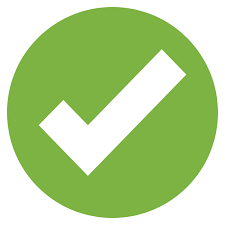
#> input picture resources/check.png, 225 x 225 px; its folder holds 6 pictures in this run
$ python -i gyro.py   (imports and definitions only)
#> lines starting #> are read from the running program, lines starting #| are printed output that depends on the picture
#> (the call stopped at in init_osc, `osc_client = udp_client.SimpleUDPClient(ip_address, int(port))`: pythonosc is not available in this run)
"""
Title:      Project Gyro
Desc:       An OSC lighting controller for Chamsys MagicQ Lighting Consoles
Author:     Kalos Robinson-Frani
Email:      st20218@howick.school.nz
Date:       22/08/24

Version 7.1:
Formatting

Required Dependencies:
python-osc
pillow
numpy
"""

# Import Required Dependencies
from tkinter import *
from PIL import Image, ImageTk
from tkinter import filedialog

from pythonosc import udp_client
import datetime

import numpy as np
import ctypes

import json

# Default GUI Padding
default_padding = 10

# Program Title
PROGRAM_TITLE = "PROJ GYRO\nV7.1"

# Connection Details
ip_address = "localhost" # Localhost by default because the osc module gets angry when a destination is invalid
port = "0000"

# List that holds all the fixture objects
fixtures = []

# Light fixture class system
class LightFixture:
    # [37 lines left out: function __init__, not called in this run]


# Initiates / Reinitiates the OSC Object
def init_osc():
    global osc_client, ip_address, port

    try:
        osc_client = udp_client.SimpleUDPClient(ip_address, int(port))
    except:
        console_log("WARNING SOCKET ERROR") # Triggers when destination is invalid, defaults back to localhost
        ip_address = "localhost"
        osc_client = udp_client.SimpleUDPClient(ip_address, 8000)


# Console Log function that updates the console log feature in the program
# [218 lines left out: functions console_log, reload_settings, reload_main, specify_fixture, confirm_fixture, add_new_fixture and 7 more, not called in this run]


# VARIOUS ATTRIBUTE FUNCTIONS
def fixture_attribute_active():
    settings_fixture.att_active = att_active_var.get()

def fixture_attribute_intensity():
    settings_fixture.att_intensity = att_intensity_var.get()

def fixture_attribute_colour():
    settings_fixture.att_colour = att_colour_var.get()

def fixture_attribute_pantilt():
    settings_fixture.att_pantilt = att_pantilt_var.get()

# Accept Settings and reload main window widgets
# [49 lines left out: functions accept_settings, save_settings, import_settings, not called in this run]


# Settings Window
def settings_wdw():
    global settings_window, settings_fixture_list_lb, ip_address, port

    settings_window = Toplevel() # Creates window
    settings_window.title("Settings")

    Label(settings_window, text="Settings Menu").grid(row=0, column=0, padx=default_padding, pady=default_padding)
    settings_fixture_fme = LabelFrame(settings_window, text="Fixtures") # Title

    control_fme = Frame(settings_window)

    # Accept Settings
    settings_accept_img = ImageTk.PhotoImage(Image.open('resources/check.png').resize((25, 25)))
    settings_accept_btn = Button(control_fme, image = settings_accept_img, text="Accept Settings", command=accept_settings, compound="left", width=180, anchor=N)
    settings_accept_btn.image = settings_accept_img
    settings_accept_btn.grid(row=1, column=0)

    # Save Changes
    settings_save_img = ImageTk.PhotoImage(Image.open('resources/save.jpg').resize((25, 25)))
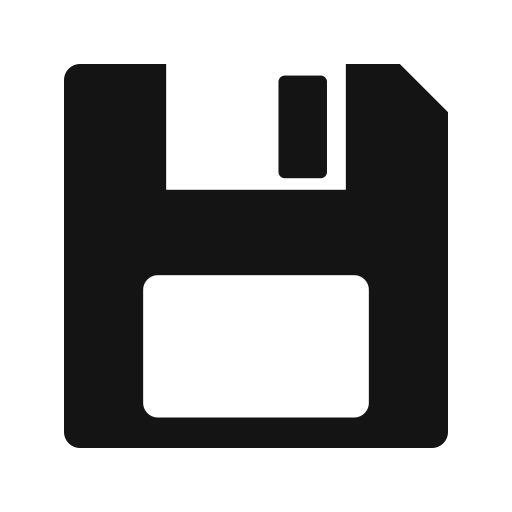
#> input picture resources/save.jpg, 512 x 512 px
    settings_save_btn = Button(control_fme, image = settings_save_img, text="Save Settings", command=save_settings, compound="left", width=180, anchor=N)
    settings_save_btn.image = settings_save_img
    settings_save_btn.grid(row=2, column=0)

    # Import
    settings_save_img = ImageTk.PhotoImage(Image.open('resources/import.png').resize((25, 25)))
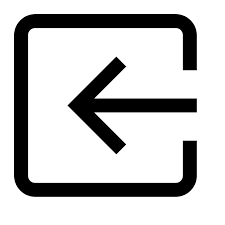
#> input picture resources/import.png, 225 x 225 px
    settings_save_btn = Button(control_fme, image = settings_save_img, text="Import Settings", command=import_settings, compound="left", width=180, anchor=N)
    settings_save_btn.image = settings_save_img
    settings_save_btn.grid(row=3, column=0)

    control_fme.grid(column=0, row=1, rowspan=4, padx=default_padding)

    # Fixture Frame
    settings_fixture_list_lb = Listbox(settings_fixture_fme)
    settings_fixture_list_lb.grid(row=0, column=0, rowspan=2)

    for fixture in fixtures:
        settings_fixture_list_lb.insert(END, (fixture.address, fixture.friendly_name)) # FIXTURES

    settings_fixture_list_lb.bind("<<ListboxSelect>>", settings_fixture_select)

    settings_fixture_fme.grid(row=0, column=2, rowspan=5, padx=default_padding, pady=default_padding)

    settings_add_img = ImageTk.PhotoImage(Image.open('resources/add.jpg').resize((25, 25)))
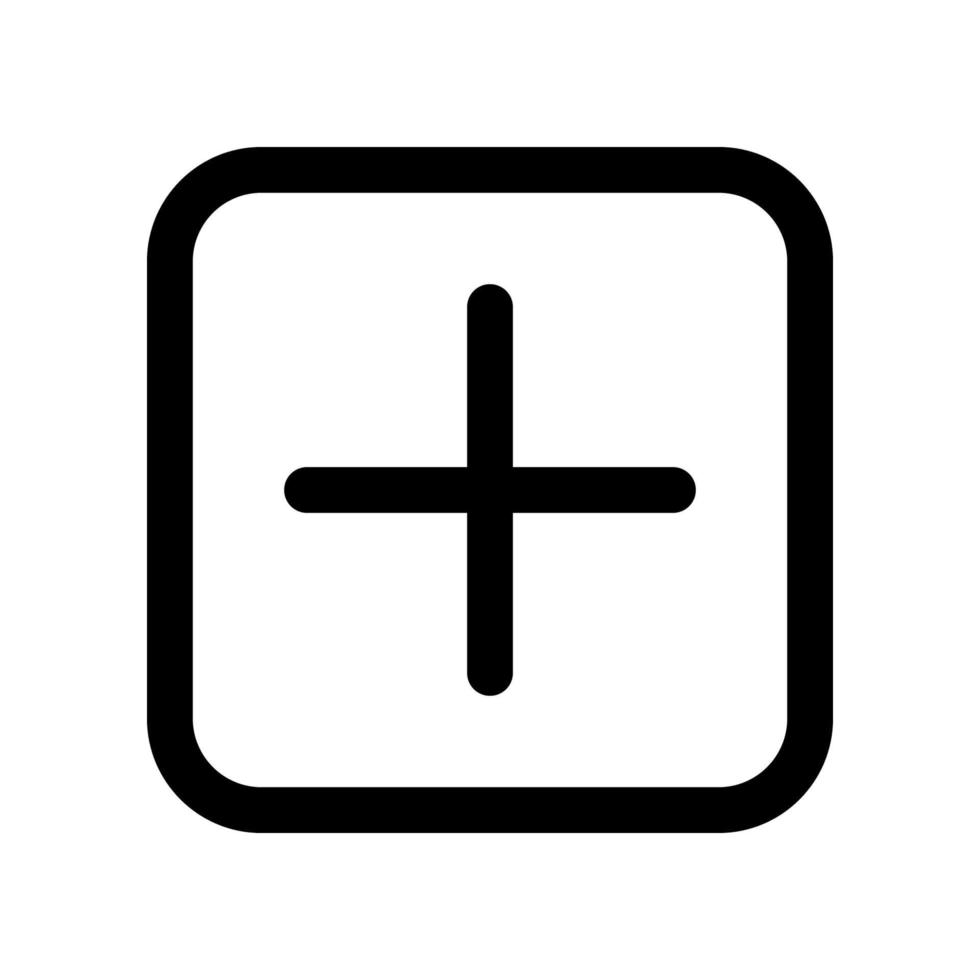
#> input picture resources/add.jpg, 980 x 980 px
    settings_add_btn = Button(settings_fixture_fme, image = settings_add_img, text="Add New Fixture", command=add_new_fixture, compound="left")
    settings_add_btn.image = settings_add_img
    settings_add_btn.grid(row=3, column=0)

    settings_connection_fme = LabelFrame(settings_window, text="Connection Details")

    global settings_ipaddress_detail_lbl, settings_port_detail_lbl

    settings_ipaddress_lbl = Label(settings_connection_fme, text="IP:")
    settings_ipaddress_detail_lbl = Label(settings_connection_fme, text=ip_address, state=DISABLED)

    settings_port_lbl = Label(settings_connection_fme, text="Port:")
    settings_port_detail_lbl = Label(settings_connection_fme, text=port, state=DISABLED)

    conn_details_edit_img = ImageTk.PhotoImage(Image.open('resources/edit.jpg').resize((25, 25)))
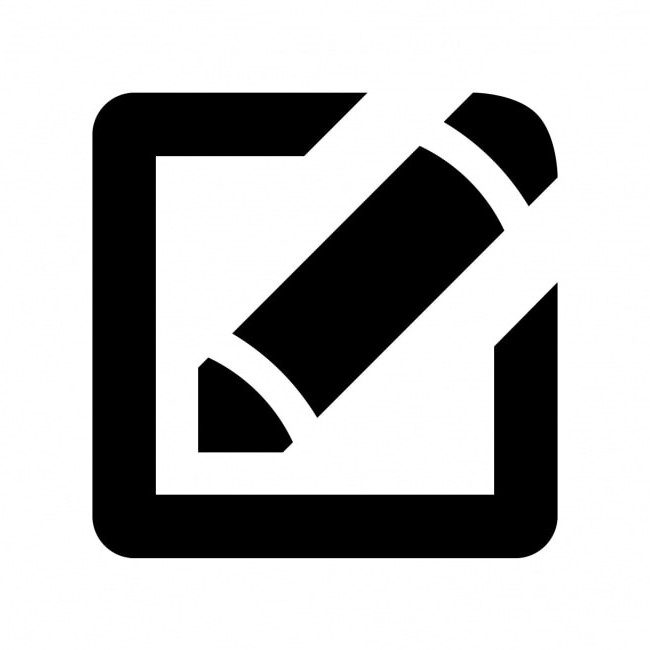
#> input picture resources/edit.jpg, 650 x 650 px
    conn_details_edit_btn = Button(settings_connection_fme, image = conn_details_edit_img, text="Edit", command=edit_conn_details)
    conn_details_edit_btn.image = conn_details_edit_img
    conn_details_edit_btn.grid(row=0, column=2, rowspan=2, padx=default_padding, pady=default_padding)


    settings_ipaddress_lbl.grid(row=0, column=0)
    settings_ipaddress_detail_lbl.grid(row=0, column=1)
    settings_port_lbl.grid(row=1, column=0)
    settings_port_detail_lbl.grid(row=1, column=1)

    settings_connection_fme.grid(row=0, column=0, columnspan=2, padx=default_padding, pady=default_padding)

    settings_fixture_selected_fme = LabelFrame(settings_fixture_fme, text="Selected Fixture")

    global settings_fixture_selected_lbl, settings_fixture_attribute_friendly_name_lbl, settings_fixture_attribute_active_cbx, settings_fixture_attribute_intensity_cbx, settings_fixture_attribute_colour_cbx, settings_fixture_attribute_pantilt_cbx,settings_fixture_attribute_friendly_name_edit_btn

    settings_fixture_selected_lbl = Label(settings_fixture_selected_fme, text="None")

    settings_fixture_selected_lbl.grid(row=0, column=0)
    settings_fixture_selected_fme.grid(row=0, column=1)

    settings_fixture_attribute_fme = LabelFrame(settings_fixture_fme, text="Attributes")


    settings_fixture_attribute_friendly_name_lbl = Label(settings_fixture_attribute_fme, text="", width=17, anchor="w")

    settings_fixture_attribute_friendly_name_edit_img = ImageTk.PhotoImage(Image.open('resources/edit.jpg').resize((15, 15)))
    settings_fixture_attribute_friendly_name_edit_btn = Button(settings_fixture_attribute_fme, image = settings_fixture_attribute_friendly_name_edit_img, text="Edit", command=settings_edit_friendly_name, state="disabled")
    settings_fixture_attribute_friendly_name_edit_btn.image = settings_fixture_attribute_friendly_name_edit_img
    settings_fixture_attribute_friendly_name_edit_btn.grid(row=0, column=3)

    settings_fixture_attribute_active_cbx = Checkbutton(settings_fixture_attribute_fme, text="Enable Active", variable=att_active_var, onvalue=True, offvalue=False, anchor="w", width=15, state="disabled", command=fixture_attribute_active)
    settings_fixture_attribute_intensity_cbx = Checkbutton(settings_fixture_attribute_fme, text="Enable Intensity", variable=att_intensity_var, onvalue=1, offvalue=0, anchor="w", width=15, state="disabled", command=fixture_attribute_intensity)
    settings_fixture_attribute_colour_cbx = Checkbutton(settings_fixture_attribute_fme, text="Enable Colour", variable=att_colour_var, onvalue=True, offvalue=False, anchor="w", width=15, state="disabled", command=fixture_attribute_colour)
    settings_fixture_attribute_pantilt_cbx = Checkbutton(settings_fixture_attribute_fme, text="Enable Pan/Tilt", variable=att_pantilt_var, onvalue=True, offvalue=False, anchor="w", width=15, state="disabled", command=fixture_attribute_pantilt)

    settings_fixture_attribute_friendly_name_lbl.grid(row=0, column=0, columnspan=4)
    settings_fixture_attribute_active_cbx.grid(row=1, column=0, columnspan=4)
    settings_fixture_attribute_intensity_cbx.grid(row=2, column=0, columnspan=4)
    settings_fixture_attribute_colour_cbx.grid(row=3, column=0, columnspan=4)
    settings_fixture_attribute_pantilt_cbx.grid(row=4, column=0, columnspan=4)

    settings_fixture_attribute_fme.grid(row=1, column=1, rowspan=3, padx=default_padding)


# GYRO FUNCTION

def map(value, in_min=0, in_max=403, out_min=0, out_max=255): # Mapping function if looking for an exponential curvature (future update)
    k = np.log(out_max + 1) / in_max
    return int(out_max * (np.exp(k * value) - 1) / (np.exp(k * in_max) - 1))

# Translates graphical data to fixture data
# [9 lines left out: function gyro_translate, not called in this run]


class RECT(ctypes.Structure): # Boundary for the mouse barrier
    _fields_ = [("left", ctypes.c_long),
                ("top", ctypes.c_long),
                ("right", ctypes.c_long),
                ("bottom", ctypes.c_long)]

class MouseJoystick: # Joystick Function
    # [36 lines left out: functions __init__, click, not called in this run]

    def map_exponential(self, value): # Maps window's positional value to fixture
        return int(127.5 * (np.exp(value) - np.exp(-value)) / (np.exp(1) - np.exp(-1)) + 127.5)


    # [29 lines left out: functions joystick, lock_mouse, not called in this run]

    def unlock_mouse(self, event):
        # Release the mouse lock
        ctypes.windll.user32.ClipCursor(None)

# Gyro function
def gyro():
    gyro_window = Toplevel()
    gyro_app = MouseJoystick(gyro_window)

# Main window fixture selection
# [61 lines left out: functions fixture_select, intensity_update, pan_update, tilt_update, not called in this run]

# Start first OSC
init_osc()

# Resets fixture
fixture = None

# Creates main window
# [2 lines not run here, left out]
logo_img = PhotoImage(file = "resources/logo.png")
# [1 line not run here, left out]


# SETTINGS
# [1 line that did not run here, left out]
# [1 line not run here, left out]
# [1 line that did not run here, left out]
# [1 line that did not run here, left out]
# [12 lines not run here, left out]


# IP Address
# [1 line that did not run here, left out]
# [1 line that did not run here, left out]
# [1 line that did not run here, left out]

# Port
# [1 line that did not run here, left out]
# [1 line that did not run here, left out]

# Griddy
# [5 lines not run here, left out]


# Console Frame
# [1 line that did not run here, left out]
# [1 line that did not run here, left out]

# [4 lines not run here, left out]

# Program Title
# [1 line that did not run here, left out]

# Fixture Frame
# [1 line that did not run here, left out]

# [1 line that did not run here, left out]
# [7 lines not run here, left out]

# Fixture Selection Label
# [1 line that did not run here, left out]
# [1 line not run here, left out]

# CONTROLLER FRAME
# [1 line that did not run here, left out]
# Intensity
# [1 line that did not run here, left out]
# [1 line that did not run here, left out]
# [2 lines not run here, left out]

# Pan/Tilt
# [1 line that did not run here, left out]
# [1 line that did not run here, left out]
# [1 line that did not run here, left out]

# [8 lines not run here, left out]
# [1 line that did not run here, left out]
# [1 line that did not run here, left out]
# [1 line not run here, left out]

# Live Variables
new_fixture_var = StringVar()
new_friendly_name_var = StringVar()

ip_address_var = StringVar()
port_var = StringVar()

att_friendly_name = StringVar()
att_active_var = IntVar()
att_intensity_var = IntVar()
att_colour_var = IntVar() # For Future Versions
att_pantilt_var = IntVar()


# Run the loop
# [1 line not run here, left out]

>>> result = settings_wdw()
